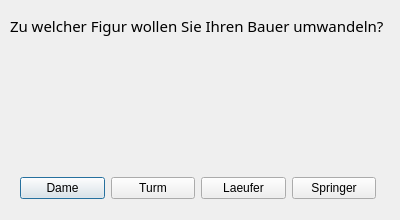
<?xml version="1.0" encoding="UTF-8"?>
<ui version="4.0">
 <class>Dialog</class>
 <widget class="QDialog" name="Dialog">
  <property name="geometry">
   <rect>
    <x>0</x>
    <y>0</y>
    <width>400</width>
    <height>220</height>
   </rect>
  </property>
  <property name="windowTitle">
   <string>Dialog</string>
  </property>
  <widget class="QLabel" name="label_2">
   <property name="geometry">
    <rect>
     <x>120</x>
     <y>70</y>
     <width>58</width>
     <height>18</height>
    </rect>
   </property>
   <property name="text">
    <string/>
   </property>
  </widget>
  <widget class="QLabel" name="label">
   <property name="geometry">
    <rect>
     <x>10</x>
     <y>0</y>
     <width>381</width>
     <height>51</height>
    </rect>
   </property>
   <property name="font">
    <font>
     <family>Abyssinica SIL</family>
     <pointsize>11</pointsize>
    </font>
   </property>
   <property name="text">
    <string>Zu welcher Figur wollen Sie Ihren Bauer umwandeln?</string>
   </property>
  </widget>
  <widget class="QWidget" name="">
   <property name="geometry">
    <rect>
     <x>20</x>
     <y>170</y>
     <width>356</width>
     <height>36</height>
    </rect>
   </property>
   <layout class="QHBoxLayout" name="horizontalLayout">
    <item>
     <widget class="QPushButton" name="pushButton">
      <property name="text">
       <string>Dame</string>
      </property>
     </widget>
    </item>
    <item>
     <widget class="QPushButton" name="pushButton_2">
      <property name="text">
       <string>Turm</string>
      </property>
     </widget>
    </item>
    <item>
     <widget class="QPushButton" name="pushButton_4">
      <property name="text">
       <string>Laeufer</string>
      </property>
     </widget>
    </item>
    <item>
     <widget class="QPushButton" name="pushButton_3">
      <property name="text">
       <string>Springer</string>
      </property>
     </widget>
    </item>
   </layout>
  </widget>
  <widget class="QWidget" name="">
   <property name="geometry">
    <rect>
     <x>20</x>
     <y>60</y>
     <width>351</width>
     <height>114</height>
    </rect>
   </property>
   <layout class="QHBoxLayout" name="horizontalLayout_2">
    <item>
     <widget class="QLabel" name="label_3">
      <property name="text">
       <string>&lt;html&gt;&lt;head/&gt;&lt;body&gt;&lt;p&gt;&lt;img src=&quot;:/queen_white.svg&quot;/&gt;&lt;/p&gt;&lt;/body&gt;&lt;/html&gt;</string>
      </property>
     </widget>
    </item>
    <item>
     <widget class="QLabel" name="label_5">
      <property name="text">
       <string>&lt;html&gt;&lt;head/&gt;&lt;body&gt;&lt;p&gt;&lt;img src=&quot;:/rook_white.svg&quot;/&gt;&lt;/p&gt;&lt;/body&gt;&lt;/html&gt;</string>
      </property>
     </widget>
    </item>
    <item>
     <widget class="QLabel" name="label_4">
      <property name="text">
       <string>&lt;html&gt;&lt;head/&gt;&lt;body&gt;&lt;p&gt;&lt;img src=&quot;:/bishop_white.svg&quot;/&gt;&lt;/p&gt;&lt;/body&gt;&lt;/html&gt;</string>
      </property>
     </widget>
    </item>
    <item>
     <widget class="QLabel" name="label_6">
      <property name="text">
       <string>&lt;html&gt;&lt;head/&gt;&lt;body&gt;&lt;p&gt;&lt;img src=&quot;:/knight_white.svg&quot;/&gt;&lt;/p&gt;&lt;/body&gt;&lt;/html&gt;</string>
      </property>
     </widget>
    </item>
   </layout>
  </widget>
 </widget>
 <resources/>
 <connections/>
</ui>
